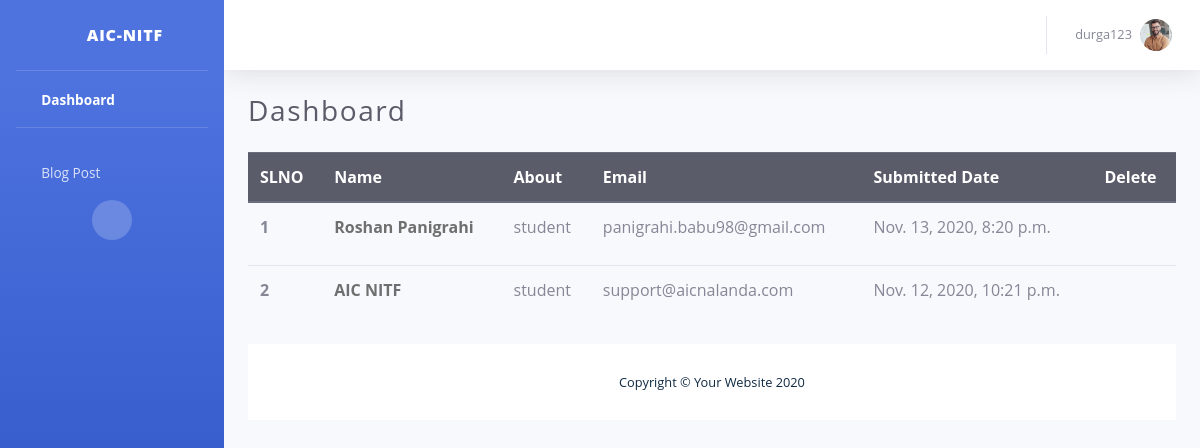
The page /dashboard/queries (signed in) on the database its author committed.
### useraccount/models.py (models this page shows, shortened)
class Account(AbstractBaseUser):
	fullname 				= models.CharField(max_length=50)
	username 				= models.CharField(max_length=30, unique=True)
	password 				= models.CharField(max_length=100)
	date_joined				= models.DateTimeField(verbose_name='date joined', auto_now_add=True)
	last_login				= models.DateTimeField(verbose_name='last login', auto_now=True)
	is_admin				= models.BooleanField(default=False)
	is_active				= models.BooleanField(default=True)
	is_staff				= models.BooleanField(default=False)
	is_superuser			= models.BooleanField(default=False)
	is_superadmin 			= models.BooleanField(default=False)
	is_startup 				= models.BooleanField(default=False)
	is_adminstrator			= models.BooleanField(default=False)
	USERNAME_FIELD = 'username'
	objects = MyAccountManager()

class Admin(models.Model):
	account 				= models.ForeignKey(Account, on_delete=models.CASCADE)
	email 					= models.EmailField(verbose_name="email", max_length=60,null=True,blank=True)
	designation				= models.CharField(max_length=100,null=True,blank=True)
	employee_id				= models.CharField(max_length=100,null=True,blank=True)
	contact_no				= models.CharField(max_length=100,null=True,blank=True)
	identity_proof			= models.CharField(max_length=100,null=True,blank=True)
	admin_img				= models.ImageField(upload_to='images/',null=True,blank=True)

class Query(models.Model):
	name				= models.CharField(max_length=100,null=True,blank=True)
	about				= models.CharField(max_length=100,null=True,blank=True)
	email				= models.CharField(max_length=100,null=True,blank=True)
	message				= models.CharField(max_length=1000,null=True,blank=True)
	submitted_date		= models.DateTimeField(verbose_name='submitted date', auto_now_add=True,null=True,blank=True)

### dashboard/views.py (the view)
# urls.py: path('queries',views.queries,name='queries'),
def queries(request):
    values = Query.objects.all().order_by('-submitted_date')
    return render(request,'query.html',{'values':values})

### templates/query.html (shortened to what this page needs)
{% extends 'dashboard.html' %}
{% block content %}
{% load static %}
<div class="table-responsive-lg">
    <table class="table">
        <thead class="thead-dark">
            <tr>
                <th scope="col">SLNO</th>
                <th scope="col">Name</th>
                <th scope="col">About</th>
                <th scope="col">Email</th>
                <th scope="col">Submitted Date</th>
                <th scope="col">Delete</th>
            </tr>
        </thead>
        <tbody>
            {% for value in values %}
            <tr>
                <th scope="row">{{forloop.counter}}</th>
                <td class="new_work">
                    <a class="work_link" href="" data-toggle="modal" data-target="#MessageModel{{value.pk}}"
                        style="text-decoration: none; color: #6f6f70; font-weight: bold;">{{value.name}}</a>
                <td>{{value.about}}</td>
                <td>{{value.email}}</td>
                <td>{{value.submitted_date}}</td>
                <td>
                    <div class="d-flex justify-content-center">
                        <a href=" " id="delete{{value.pk}}" class="btn btn-light delete_btn" data-toggle="modal"
                            style="color:red;" data-target="#deletemodal1"><i class="fas fa-trash fa-lg"></i></a>
                    </div>
                </td>
            </tr>
            {% endfor %}
        </tbody>
    </table>
</div>
{% endblock %}

### templates/dashboard.html (shortened to what this page needs)
<!DOCTYPE html>
{% load static %}
<html lang="en">
<head>
    <link rel="stylesheet" href="{% static 'assets/css/bootstrap.min.css' %}">
    <link rel="stylesheet" href="{% static 'dashboard/css/startup.css' %}">
    <link href="{% static 'dashboard/vendor/fontawesome-free/css/all.min.css' %}" rel="stylesheet" type="text/css">
    <link href="{% static 'dashboard/css/sb-admin-2.min.css' %}" rel="stylesheet">
    <link rel="stylesheet" href="{% static 'blog/blog_css.css' %}">
</head>
<body id="page-top">
    <div id="wrapper">
        <ul class="navbar-nav bg-gradient-primary sidebar sidebar-dark accordion" id="accordionSidebar">
            <a class="sidebar-brand d-flex align-items-center justify-content-center" href="{% url 'index' %}">
                <div class="sidebar-brand-icon">
                    <i class="fas fa-home"></i>
                </div>
                <div class="sidebar-brand-text mx-3">AIC-NITF</div>
            </a>
            <hr class="sidebar-divider my-0">
            <li id="dashboard" class="nav-item active check">
                <a class="nav-link" href="{% url 'dashboard' %}">
                    <i class="fas fa-fw fa-tachometer-alt"></i>
                    <span>Dashboard</span></a>
            </li>
            <hr class="sidebar-divider">
            <li id="blogPost" class="nav-item check">
                <a class="nav-link collapsed" href="{% url 'blogPost' %}" data-target="#collapseUtilities"
                    aria-expanded="true" aria-controls="collapseUtilities">
                    <i class="fas fa-fw fa-blog"></i>
                    <span>Blog Post</span>
                </a>
            </li>
            <div class="text-center d-none d-md-inline">
                <button class="rounded-circle border-0" id="sidebarToggle"></button>
            </div>
        </ul>
        <div id="content-wrapper" class="d-flex flex-column">
            <div id="content">
                <nav class="navbar navbar-expand navbar-light bg-white topbar mb-4 static-top shadow">
                    <ul class="navbar-nav ml-auto">
                        <li class="nav-item dropdown no-arrow float-right ">
                            <a class="nav-link dropdown-toggle" href="#" id="userDropdown" role="button"
                                data-toggle="dropdown" aria-haspopup="true" aria-expanded="false">
                                <span class="mr-2 d-none d-lg-inline text-gray-600 small">{{user.username}}</span>
                                {% for imgsrc in  user.admin_set.all %}
                                <img class="img-profile rounded-circle" src="{{imgsrc.admin_img.url}}">
                                {% endfor %}
                            </a>
                        </li>
                    </ul>
                </nav>
                <div class="container-fluid">
                    <div class="d-sm-flex align-items-center justify-content-between mb-4">
                        <h1 class="h3 mb-0 text-gray-800">Dashboard</h1>
                    </div>
                    {% block content %}{% endblock %}
                    <footer class="sticky-footer bg-white">
                        <div class="container my-auto">
                            <div class="copyright text-center my-auto">
                                <span>Copyright &copy; Your Website 2020</span>
                            </div>
                        </div>
                    </footer>
                </div>
            </div>
</body>
</html>

### static/dashboard/css/startup.css (style rules this page uses)
* { margin: 0; padding: 0; }
body { font-family: 'Raleeway', sans-serif; font-size: 14px; font-weight: 400; color: #777; }
h1 { font-size: 36px; color: #555; font-weight: bold; }

### static/blog/blog_css.css (style rules this page uses)
* { margin: 0; padding: 0; box-sizing: border-box; }
body { font-family: 'Open Sans', 'Helvetica Neue', sans-serif; background: hsl(210, 36%, 96%); color: hsl(209, 61%, 16%); line-height: 1.5; font-size: 0.875rem; }
a { text-decoration: none; }
h1, h2, h3, h4 { letter-spacing: 0.1rem; text-transform: capitalize; line-height: 1.25; margin-bottom: 0.75rem; }
h1 { font-size: 3rem; }
@media screen and (min-width: 800px) { h1 { font-size: 4rem; } }
@media screen and (min-width: 800px) { body { font-size: 1rem; } }
@media screen and (min-width: 800px) { h1, h2, h3, h4 { line-height: 1; } }

### rows shown on the page
Account: username "durga123"
Admin: admin_img (picture)
Query: name "Roshan Panigrahi", about "student", email "panigrahi.babu98@gmail.com", submitted_date "Nov. 13, 2020, 8:20 p.m."
Query: name "AIC NITF", about "student", email "support@aicnalanda.com", submitted_date "Nov. 12, 2020, 10:21 p.m."
